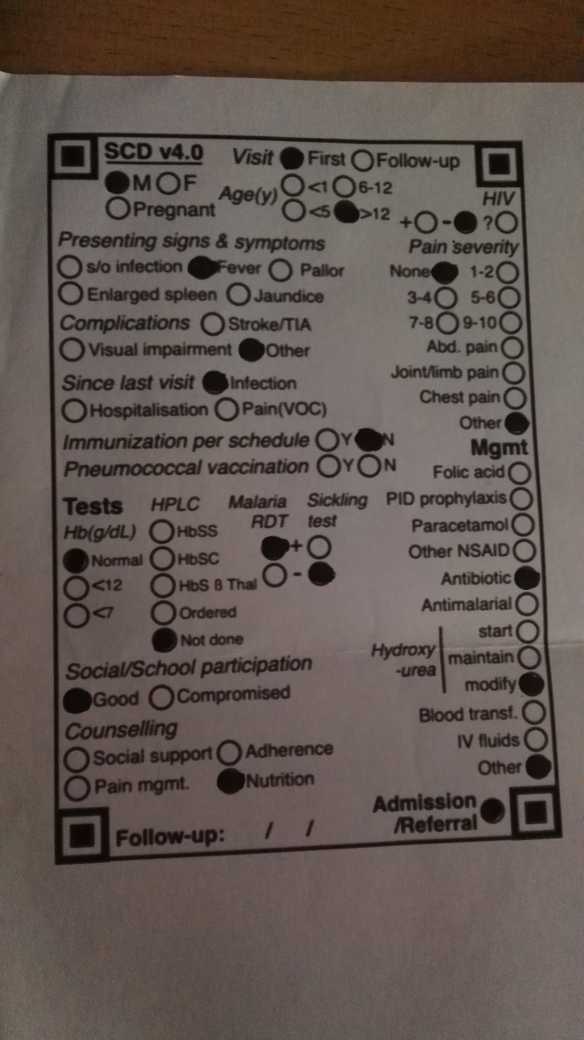
#> input picture img/answered-sheet-photo.jpg, 2336 x 4160 px (shown at 1/4 size)
$ python test_contour.py --image img/answered-sheet-photo.jpg
#> lines starting #> are read from the running program, lines starting #| are printed output that depends on the picture; after the words box and inside, x2 and y2 are one past the last pixel; in counts of white or black regions, pixels touching at a corner belong together
### transform.py
import numpy as np
import cv2

def order_points(pts):
	# initialzie a list of coordinates that will be ordered
	# such that the first entry in the list is the top-left,
	# the second entry is the top-right, the third is the
	# bottom-right, and the fourth is the bottom-left
	rect = np.zeros((4, 2), dtype = "float32")

	# the top-left point will have the smallest sum, whereas
	# the bottom-right point will have the largest sum
	s = pts.sum(axis = 1)
	rect[0] = pts[np.argmin(s)]
	rect[2] = pts[np.argmax(s)]

	# now, compute the difference between the points, the
	# top-right point will have the smallest difference,
	# whereas the bottom-left will have the largest difference
	diff = np.diff(pts, axis = 1)
	rect[1] = pts[np.argmin(diff)]
	rect[3] = pts[np.argmax(diff)]

	# return the ordered coordinates
	return rect

def four_point_transform(image, pts):
	# obtain a consistent order of the points and unpack them
	# individually
	rect = order_points(pts)
	(tl, tr, br, bl) = rect

	# compute the width of the new image, which will be the
	# maximum distance between bottom-right and bottom-left
	# x-coordiates or the top-right and top-left x-coordinates
	widthA = np.sqrt(((br[0] - bl[0]) ** 2) + ((br[1] - bl[1]) ** 2))
	widthB = np.sqrt(((tr[0] - tl[0]) ** 2) + ((tr[1] - tl[1]) ** 2))
	maxWidth = max(int(widthA), int(widthB))

	# compute the height of the new image, which will be the
	# maximum distance between the top-right and bottom-right
	# y-coordinates or the top-left and bottom-left y-coordinates
	heightA = np.sqrt(((tr[0] - br[0]) ** 2) + ((tr[1] - br[1]) ** 2))
	heightB = np.sqrt(((tl[0] - bl[0]) ** 2) + ((tl[1] - bl[1]) ** 2))
	maxHeight = max(int(heightA), int(heightB))

	# now that we have the dimensions of the new image, construct
	# the set of destination points to obtain a "birds eye view",
	# (i.e. top-down view) of the image, again specifying points
	# in the top-left, top-right, bottom-right, and bottom-left
	# order
	dst = np.array([
		[0, 0],
		[maxWidth - 1, 0],
		[maxWidth - 1, maxHeight - 1],
		[0, maxHeight - 1]], dtype = "float32")

	# compute the perspective transform matrix and then apply it
	M = cv2.getPerspectiveTransform(rect, dst)
	warped = cv2.warpPerspective(image, M, (maxWidth, maxHeight))

	# return the warped image
	return warped

### test_contour.py
# import the necessary packages
from transform import four_point_transform
from skimage.filters import threshold_local
import numpy as np
import argparse
import cv2
import imutils
from imutils import contours


# construct the argument parser and parse the arguments
ap = argparse.ArgumentParser()
ap.add_argument("-i", "--image", required = True,
	help = "Path to the image to be scanned")
args = vars(ap.parse_args())


# load the image and compute the ratio of the old height
# to the new height, clone it, and resize it
image = cv2.imread(args["image"])
#> image is the input picture: shape (4160, 2336, 3); mean B, G, R 81.6, 86.9, 97.9
ratio = image.shape[0] / 500.0
orig = image.copy()
image = imutils.resize(image, height = 500)
#> image: shape (500, 280, 3)

# convert the image to grayscale, blur it, and find edges
# in the image
gray = cv2.cvtColor(image, cv2.COLOR_BGR2GRAY)
gray = cv2.GaussianBlur(gray, (5, 5), 0)
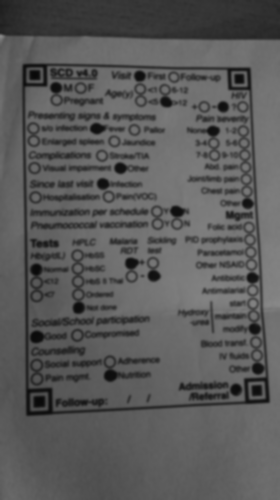
#> gray: shape (500, 280); min 9, max 136, mean 89.6
edged = cv2.Canny(gray, 75, 200)
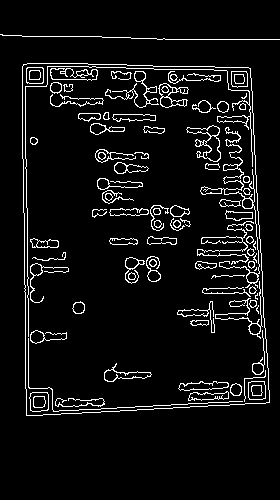
#> edged: shape (500, 280); 6.5% white in thin lines or dots, all inside (x1, y1, x2, y2) = (0, 34, 280, 416)

# find the contours in the edged image, keeping only the
# largest ones, and initialize the screen contour
cnts = cv2.findContours(edged.copy(), cv2.RETR_LIST, cv2.CHAIN_APPROX_SIMPLE)
#> cnts = 179 contours, 30 with area under 20; largest, box (x1, y1, x2, y2) and area: (22, 63, 270, 416) 81084, (22, 63, 270, 416) 81082, (186, 125, 221, 162) 549, (200, 127, 260, 288) 453, (50, 68, 98, 81) 424
cnts = imutils.grab_contours(cnts)
cnts = sorted(cnts, key = cv2.contourArea, reverse = True)[:5]
#> cnts = 5 contours; box (x1, y1, x2, y2) and area: (22, 63, 270, 416) 81084, (22, 63, 270, 416) 81082, (186, 125, 221, 162) 549, (200, 127, 260, 288) 453, (50, 68, 98, 81) 424

# loop over the contours
for c in cnts:
	# approximate the contour
	peri = cv2.arcLength(c, True)
	approx = cv2.approxPolyDP(c, 0.02 * peri, True)

	# if our approximated contour has four points, then we
	# can assume that we have found our screen
	if len(approx) == 4:
		screenCnt = approx
		break
#> this loop made 1 pass
#> (peri, screenCnt) on pass 1: (1174.5, [[23, 64], [26, 415], [269, 402], [250, 68]])

# apply the four point transform to obtain a top-down
# view of the original image
paper = four_point_transform(image, screenCnt.reshape(4, 2))
#> in order_points, `s = pts.sum(axis = 1)`: s = [87, 441, 671, 318]
#> in order_points, `diff = np.diff(pts, axis = 1)`: diff = [41, 389, 133, -182]
#> in four_point_transform, `rect = order_points(pts)`: rect = [[23, 64], [250, 68], [269, 402], [26, 415]]
#> in four_point_transform, `(tl, tr, br, bl) = rect`: tl = [23, 64]; tr = [250, 68]; br = [269, 402]; bl = [26, 415]
#> in four_point_transform, `widthA = np.sqrt(((br[0] - bl[0]) ** 2) + ((br[1] - bl[1]) ** 2))`: widthA = 243.3
#> in four_point_transform, `widthB = np.sqrt(((tr[0] - tl[0]) ** 2) + ((tr[1] - tl[1]) ** 2))`: widthB = 227
#> in four_point_transform, `maxWidth = max(int(widthA), int(widthB))`: maxWidth = 243
#> in four_point_transform, `heightA = np.sqrt(((tr[0] - br[0]) ** 2) + ((tr[1] - br[1]) ** 2))`: heightA = 334.5
#> in four_point_transform, `heightB = np.sqrt(((tl[0] - bl[0]) ** 2) + ((tl[1] - bl[1]) ** 2))`: heightB = 351
#> in four_point_transform, `dst = np.array([ [0, 0], [maxWidth - 1, 0], [maxWidth - 1, maxHeight -..`: dst = [[0, 0], [242, 0], [242, 350], [0, 350]]
#> in four_point_transform, `M = cv2.getPerspectiveTransform(rect, dst)`: M = [[1.03, -0.00877, -23.05], [-0.0191, 1.08, -68.79], [-0.000208, 0.000217, 1]]
#> in four_point_transform, `warped = cv2.warpPerspective(image, M, (maxWidth, maxHeight))`:
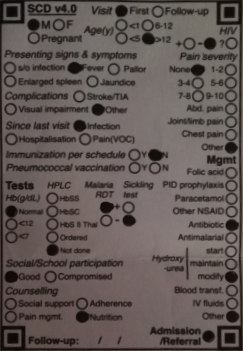
#> warped: shape (351, 243, 3); mean B, G, R 84.4, 87.6, 96.5
warped = four_point_transform(orig, screenCnt.reshape(4, 2) * ratio)


warped =imutils.resize(warped , height=650)
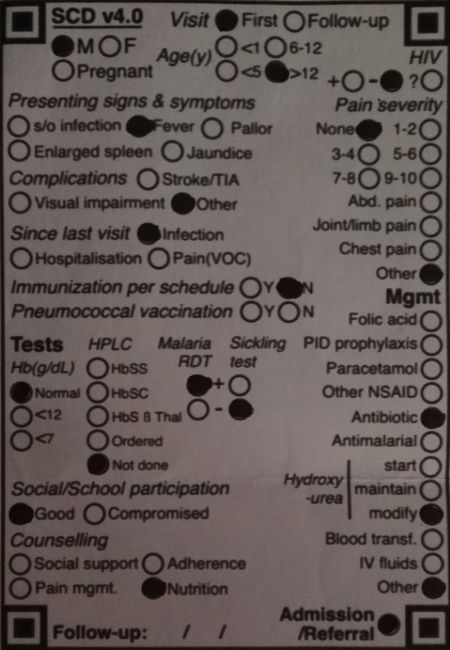
#> warped: shape (650, 450, 3); mean B, G, R 84.5, 87.6, 96.5

#identify circles ..........
warped = cv2.cvtColor(warped,cv2.COLOR_BGR2GRAY)
#> warped: shape (650, 450)
warped = cv2.GaussianBlur(warped, (5, 5), 0)
# warped = threshold_local(warped, 11, offset = 10, method = "gaussian")
# warped = cv2.threshold(warped, 0, 255,
 	# cv2.THRESH_BINARY_INV | cv2.THRESH_OTSU)[0]

circles = cv2.HoughCircles(warped,cv2.HOUGH_GRADIENT,1,20,
                            param1=50,param2=30,minRadius=10,maxRadius=20)
#> circles = 64 rows, first 8: [226.5, 70.5, 11.8], [352.5, 80.5, 11.8], [19.5, 563.5, 11.4], [18.5, 150.5, 11.8], [147.5, 178.5, 11.8], [19.5, 202.5, 11.8], [431.5, 392.5, 11.4], [97.5, 439.5, 11.4]

circles = np.uint16(np.around(circles))
#> circles = 64 rows, first 8: [226, 70, 12], [352, 80, 12], [20, 564, 11], [18, 150, 12], [148, 178, 12], [20, 202, 12], [432, 392, 11], [98, 440, 11]
thresh = cv2.threshold(warped, 0, 255,
		cv2.THRESH_BINARY_INV | cv2.THRESH_OTSU)[1]
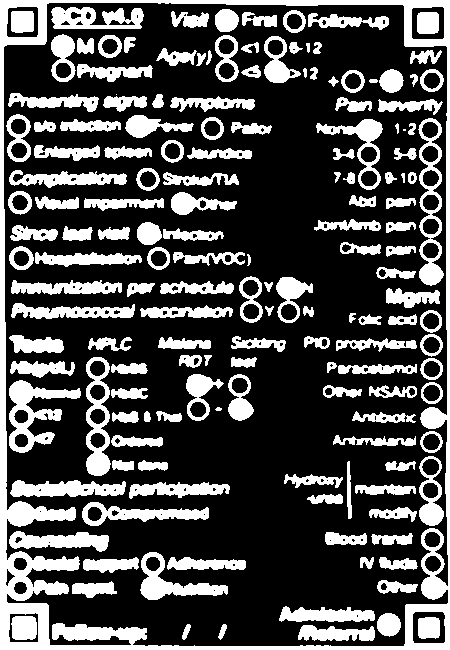
#> thresh: shape (650, 450); 29.6% white; 161 white regions (2 under 20 px), largest, box (x1, y1, x2, y2) and area: (0, 0, 450, 650) 18512, (9, 380, 81, 453) 2026, (418, 118, 444, 286) 1724

# mask = cv2.bitwise_and(thresh, thresh)
# total = cv2.countNonZero(mask)

print (circles)
#> (printed output is left out)
font = cv2.FONT_HERSHEY_SIMPLEX
height, width = warped.shape[:2]
for i in circles[0,:]:
    # draw the outer circle
    cv2.circle(warped,(i[0],i[1]),i[2],(0,255,0),2)
    # draw the center of the circle
    cv2.circle(warped,(i[0],i[1]),2,(0,0,255),3)
    cv2.putText(warped,'btn' + str(i),(i[0]+10,i[1]+i[2]+10), font, 0.5, (200,255,155), 1, cv2.LINE_AA)
#> this loop made 64 passes
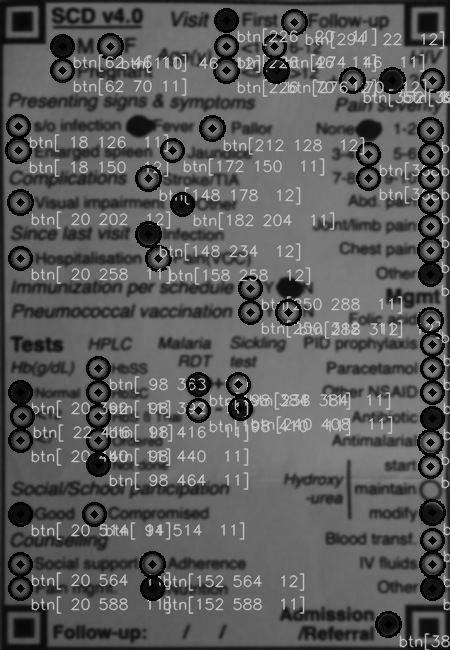
#> warped: shape (650, 450); min 0, max 200, mean 91.1

# for i in circles[0,:]:
#     # draw the outer circle
#     cv2.circle(warped,(i[0],i[1]),i[2],(0,255,0),2)
#     # draw the center of the circle
#     cv2.circle(warped,(i[0],i[1]),2,(0,0,255),3)

cv2.imshow('detected circles',warped)

# try to do the same for only the shaded regions

# for i in circles[0,:]:
# 	mask = np.zeros(thresh.shape, dtype="uint8")
# 	mask = cv2.bitwise_and(thresh, thresh, mask=mask)
# 	total = cv2.countNonZero(mask)
# 	if total>None:
# 		cv2.circle(warped, (i[0], i[1],i[2], (0,255,0)),2)
# 		cv2.circle(warped, (i[0],i[1],2,(0,0,255),3)


# cv2.imshow('detected circles',warped))


#end identify circles ..........


# convert the warped image to grayscale, then threshold it
# to give it that 'black and white' paper effect

# warped = cv2.cvtColor(warped, cv2.COLOR_BGR2GRAY)
# T = threshold_local(warped, 11, offset = 10, method = "gaussian")
# warped = (warped > T).astype("uint8") * 255

# image_color= cv2.imread("img/answered-sheet-photo.jpg")

# image_ori = cv2.cvtColor(image_color,cv2.COLOR_BGR2GRAY)

#new code ...........
# warped =(imutils.resize(warped, height=650))
# image_ori = cv2.cvtColor(warped,cv2.COLOR_BGR2GRAY)

# lower_bound = np.array([0,0,10])
# upper_bound = np.array([255,255,195])


# img= warped
# mask = cv2.inRange(warped, lower_bound, upper_bound)

# mask = cv2.adaptiveThreshold(image_ori,255,cv2.ADAPTIVE_THRESH_MEAN_C,\
#             cv2.THRESH_BINARY_INV,33,2)

# kernel = np.ones((3, 3), np.uint8)

# #Use erosion and dilation combination to eliminate false positives.
# #In this case the text Q0X could be identified as circles but it is not.
# mask = cv2.erode(mask, kernel, iterations=6)
# mask = cv2.dilate(mask, kernel, iterations=3)

# closing = cv2.morphologyEx(mask, cv2.MORPH_OPEN, kernel)

# contours = cv2.findContours(mask.copy(), cv2.RETR_EXTERNAL,
#         cv2.CHAIN_APPROX_SIMPLE)[0]
# contours.sort(key=lambda x:cv2.boundingRect(x)[0])

# array = []
# ii = 1
# print(len(contours))
# for c in contours:
#     (x,y),r = cv2.minEnclosingCircle(c)
#     center = (int(x),int(y))
#     r = int(r)
#     if r >= 6 and r<=10:
#         cv2.circle(img,center,r,(0,255,0),2)
#         array.append(center)

# # cv2.imshow("preprocessed", warped)
 #new code ends ..............


# warped = cv2.cvtColor(warped, cv2.COLOR_BGR2GRAY)
# warped = cv2.GaussianBlur(warped, (5, 5), 0)
# # thresh = threshold_local(warped, 11, offset = 10, method = "gaussian")
# thresh = cv2.threshold(warped, 0, 255,
# 	cv2.THRESH_BINARY_INV | cv2.THRESH_OTSU)[1]
# # warped = (warped > T).astype("uint8") * 255

# cnts = cv2.findContours(thresh.copy(), cv2.RETR_EXTERNAL,
# 	cv2.CHAIN_APPROX_SIMPLE)
# cnts = imutils.grab_contours(cnts)
# questionCnts = []

# for c in cnts:
# 	# compute the bounding box of the contour, then use the
# 	# bounding box to derive the aspect ratio

# 	(x, y, w, h) = cv2.boundingRect(c)
# 	ar = w / float(h)

# 	# in order to label the contour as a question, region
# 	# should be sufficiently wide, sufficiently tall, and
# 	# have an aspect ratio approximately equal to 1
# 	if w >= 10 and h >= 10 and ar >= 0.6 and ar <= 1.1:
# 		questionCnts.append(c)

# # sort the question contours top-to-bottom, then initialize
# # the total number of correct answers
# questionCnts = contours.sort_contours(questionCnts,
# 	method="top-to-bottom")[0]
# correct = 0

# # each question has 5 possible answers, to loop over the
# # question in batches of 5
# for (q, i) in enumerate(np.arange(0, len(questionCnts), 2)):
# 	# sort the contours for the current question from
# 	# left to right, then initialize the index of the
# 	# bubbled answer
# 	cnts = contours.sort_contours(questionCnts[i:i + 5])[0]
# 	bubbled = None

# 	# loop over the sorted contours
# 	for (j, c) in enumerate(cnts):
# 		# construct a mask that reveals only the current
# 		# "bubble" for the question
# 		mask = np.zeros(thresh.shape, dtype="uint8")
# 		cv2.drawContours(mask, [c], -1, 255, -1)

# 		# apply the mask to the thresholded image, then
# 		# count the number of non-zero pixels in the
# 		# bubble area
# 		mask = cv2.bitwise_and(thresh, thresh, mask=mask)
# 		total = cv2.countNonZero(mask)

# 		# if the current total has a larger number of total
# 		# non-zero pixels, then we are examining the currently
# 		# bubbled-in answer
# 		if bubbled is None or total > bubbled:
# 			bubbled = (total, j)

# 	# initialize the contour color and the index of the
# 	# *correct* answer
# 	color = (0, 0, 255)
# 	k = ANSWER_KEY[q]

# 	# check to see if the bubbled answer is correct
# 	if k == bubbled[1]:
# 		color = (0, 255, 0)
# 		correct += 1

# 	# draw the outline of the correct answer on the test
# 	# cv2.drawContours(paper, [cnts[k]], -1, color, 3)


# grab the test taker
# score = (correct / 5.0) * 100
# print("[INFO] score: {:.2f}%".format(score))
# cv2.putText(paper, "{:.2f}%".format(score), (10, 30),
# 	cv2.FONT_HERSHEY_SIMPLEX, 0.9, (0, 0, 255), 2)
# cv2.imshow("Original", image)

# cv2.imshow("Exam", paper)

# show the original and scanned images
print("STEP 3: Apply perspective transform")
# cv2.imshow("preprocessed", warped)
cv2.imshow("Original", imutils.resize(orig, height = 650))
# cv2.imshow("Scanned", imutils.resize(warped, height = 650))
cv2.imshow("Thresh", imutils.resize(thresh, height = 650))

cv2.imshow("preprocessed", warped)
cv2.drawContours(image, [screenCnt], -1, (0, 255, 0), 2)
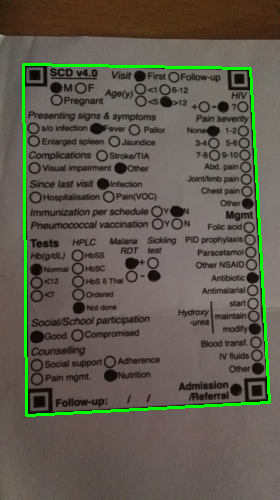
#> image: shape (500, 280, 3); mean B, G, R 80.2, 91.7, 96.2

cv2.imshow("Outline", image)
cv2.waitKey(0)
cv2.destroyAllWindows()

# cv2.drawContours(image, [screenCnt], -1, color, 2)
# cv2.drawContours(image, [warped], -1, (0, 255, 0), 2)

$ run again, with img/IMG_20190724_103501.jpg copied over img/answered-sheet-photo.jpg
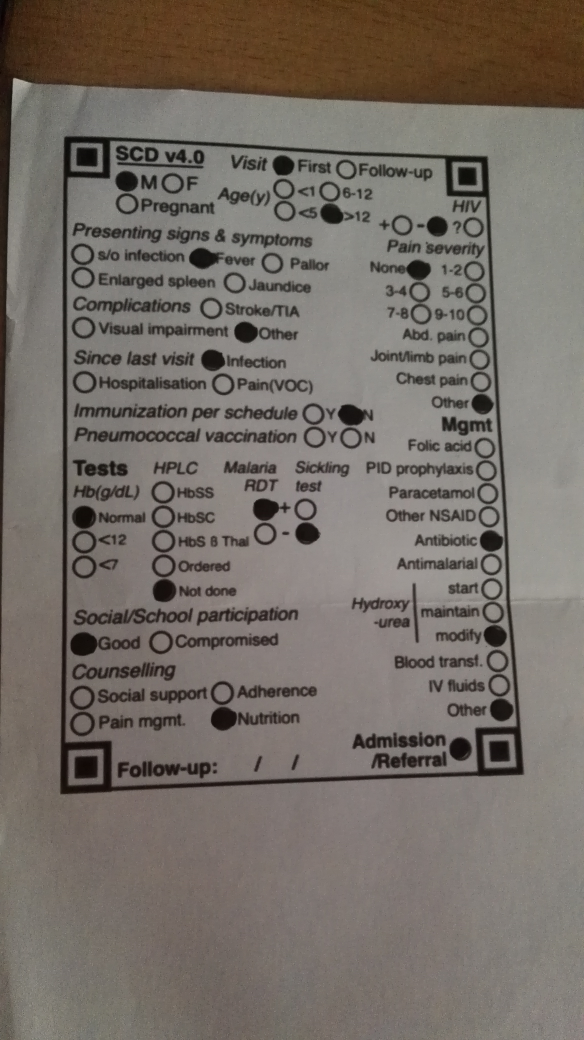
#> input picture img/IMG_20190724_103501.jpg, 2336 x 4160 px (shown at 1/4 size)
#> image is the input picture: shape (4160, 2336, 3); mean B, G, R 103.1, 110, 117.3
#> `edged = cv2.Canny(gray, 75, 200)`:
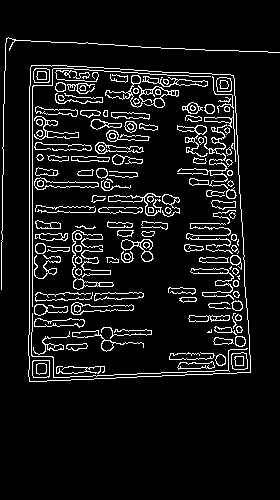
#> edged: shape (500, 280); 8.4% white in thin lines or dots, all inside (x1, y1, x2, y2) = (1, 37, 280, 382)
#> `cnts = cv2.findContours(edged.copy(), cv2.RETR_LIST, cv2.CHAIN_APPROX_..`: cnts = 296 contours, 70 with area under 20; largest, box (x1, y1, x2, y2) and area: (28, 65, 251, 382) 65307, (28, 65, 251, 382) 65305, (105, 75, 179, 108) 416, (71, 302, 134, 315) 372, (71, 302, 134, 315) 355
#> `cnts = sorted(cnts, key = cv2.contourArea, reverse = True)[:5]`: cnts = 5 contours; box (x1, y1, x2, y2) and area: (28, 65, 251, 382) 65307, (28, 65, 251, 382) 65305, (105, 75, 179, 108) 416, (71, 302, 134, 315) 372, (71, 302, 134, 315) 355
#> the loop `for c in cnts:` made 1 pass
#> (peri, screenCnt) on pass 1: (1055.1, [[31, 65], [29, 381], [250, 372], [233, 75]])
#> s = [96, 410, 622, 308]
#> diff = [34, 352, 122, -158]
#> rect = [[31, 65], [233, 75], [250, 372], [29, 381]]
#> tl = [31, 65]; tr = [233, 75]; br = [250, 372]; bl = [29, 381]
#> widthA = 221.2
#> widthB = 202.2
#> maxWidth = 221
#> heightA = 297.5
#> heightB = 316
#> dst = [[0, 0], [220, 0], [220, 315], [0, 315]]
#> M = [[1.04, 0.00657, -32.59], [-0.0549, 1.11, -70.33], [-0.000305, 0.000317, 1]]
#> `circles = cv2.HoughCircles(warped,cv2.HOUGH_GRADIENT,1,20, param1=50,p..`: circles = 64 rows, first 8: [19.5, 202.5, 11.8], [356.5, 82.5, 11.8], [372.5, 179.5, 11.4], [19.5, 563.5, 11.8], [63.5, 70.5, 11.8], [98.5, 367.5, 11.8], [372.5, 155.5, 11.4], [434.5, 154.5, 11.4]
#> `circles = np.uint16(np.around(circles))`: circles = 64 rows, first 8: [20, 202, 12], [356, 82, 12], [372, 180, 11], [20, 564, 12], [64, 70, 12], [98, 368, 12], [372, 156, 11], [434, 154, 11]
#> thresh: shape (650, 454); 28.8% white; 173 white regions (4 under 20 px), largest, box (x1, y1, x2, y2) and area: (0, 0, 454, 650) 16802, (9, 381, 81, 453) 1789, (423, 119, 448, 286) 1742
#> (printed output is left out)
#> the loop `for i in circles[0,:]:` made 64 passes
#> `cv2.drawContours(image, [screenCnt], -1, (0, 255, 0), 2)`:
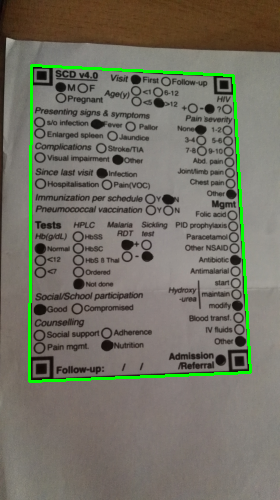
#> image: shape (500, 280, 3); mean B, G, R 101.4, 113.9, 115.4
